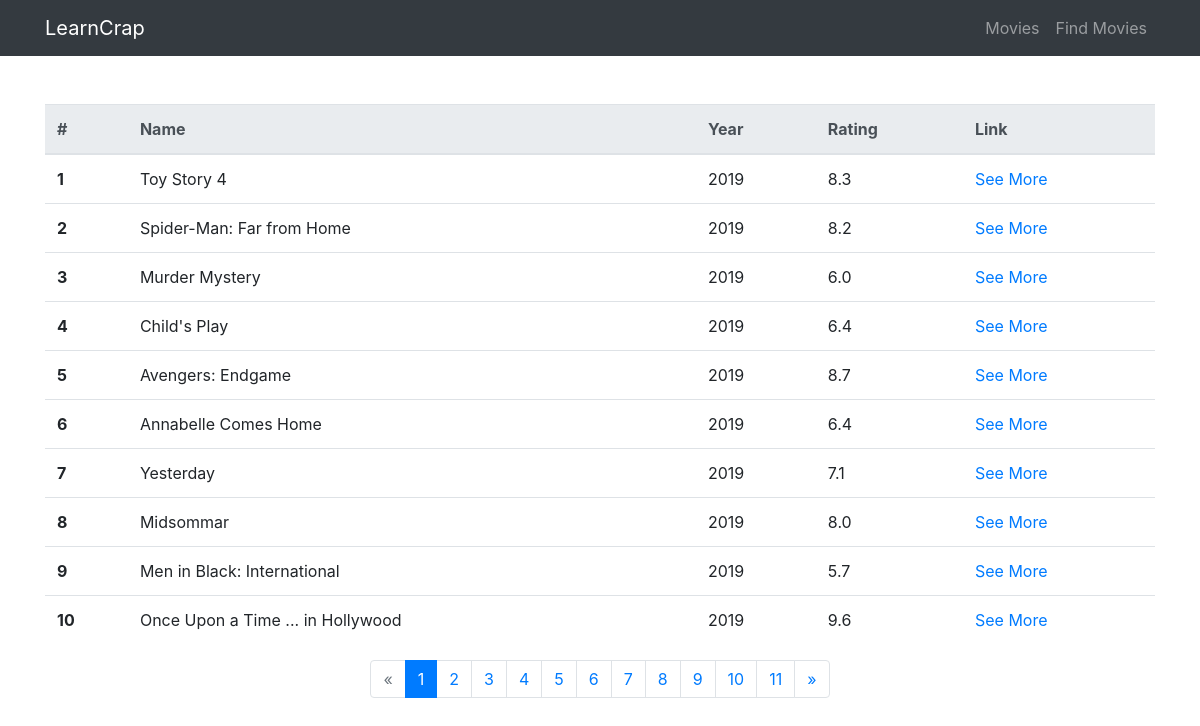
The app's page /movies with its own data.
### app/models.py (models this page shows, shortened)
class Movies(models.Model):
    prime_id = models.AutoField(primary_key=True)
    name = models.CharField(max_length=100)
    description = models.TextField()
    release_date = models.IntegerField()
    rating = models.FloatField()
    meta_score = models.IntegerField()
    votes = models.IntegerField()
    objects = models.Manager()

### app/views.py (the view)
# urls.py: path('movies', views.movies, name="movies"),
def movies(request):
    movie_list = Movies.objects.all()
    if(Movies.objects.count()) :
        page = request.GET.get('page', 1)
        paginator = Paginator(movie_list, 10)
        try:
            movie_list = paginator.page(page)
        except PageNotAnInteger:
            movie_list = paginator.page(1)
        except EmptyPage:
            movie_list = paginator.page(paginator.num_pages)
    return render(request, "pages/movies.html", {"movies": movie_list, "movies_count": Movies.objects.count()})

### app/templates/pages/movies.html
{% extends 'layout.html' %}
{% block content %}
<div class="container my-5"
    <div class="table-responsive">
        {% if movies_count %}
        <table class="table">
            <thead class="thead-light">
                <tr>
                    <th scope="col">#</th>
                    <th scope="col">Name</th>
                    <th scope="col">Year</th>
                    <th scope="col">Rating</th>
                    <th scope="col">Link</th>
                </tr>
            </thead>
            <tbody>
                {% for movie in movies %}
                <tr>
                    <th scope="row">{{ movie.prime_id }}</th>
                    <td>{{ movie.name }}</td>
                    <td>{{ movie.release_date}}</td>
                    <td>{{movie.rating}}</td>
                    <td><a href="/movies/{{movie.prime_id}}">See More</a></td>
                </tr>
                {% endfor %}
            </tbody>
        </table>
        <div class="Page navigation">
            {% if movies.has_other_pages %}
                <ul class="pagination justify-content-center my-1">
                    {% if movies.has_previous %}
                        <li class="page-item"><a class="page-link" href="?page={{ movies.previous_page_number }}">&laquo;</a></li>
                    {% else %}
                        <li class="page-item disabled"><a href="#" class="page-link disabled"><span>&laquo;</span></a></li>
                    {% endif %}
                    {% for i in movies.paginator.page_range %}
                        {% if movies.number == i %}
                            <li class="page-item active"><a href="#" class="page-link"><span>{{ i }} <span class="sr-only">(current)</span></span></a></li>
                        {% else %}
                            <li class="page-item"><a class="page-link" href="?page={{ i }}">{{ i }}</a></li>
                        {% endif %}
                    {% endfor %}
                    {% if movies.has_next %}
                        <li class="page-item"><a class="page-link" href="?page={{ movies.next_page_number }}">&raquo;</a></li>
                    {% else %}
                        <li class="page-item disabled"><a href="#" class="page-link disabled"><span>&raquo;</span></a></li>
                    {% endif %}
                </ul>
            {% endif %}
        </div>
        {% else %}
            <p>No movies found in database.</p>
            <ul>
                <li>First Migrate the models</li>
                <li>Then visit to <a href="/scrap">Scrap</a> Page to fetch some movies</li>
            </ul>
        {% endif %}
    </div>
</div>
{% endblock %}

### app/templates/layout.html (shortened to what this page needs)
{% load static %}
<!DOCTYPE html>
<html lang="en">
<head>
    <link rel="stylesheet" href="https://stackpath.bootstrapcdn.com/bootstrap/4.3.1/css/bootstrap.min.css"
>
</head>
<body>
    <div class="app">
        <nav class="navbar navbar-expand-lg navbar-dark bg-dark">
            <div class="container">
                <a class="navbar-brand" href="/">LearnCrap</a>
                <div class="navbar-collapse collapse" id="navbar01">
                    <ul class="navbar-nav ml-auto">
                        <li class="nav-item">
                            <a class="nav-link" href="/movies">Movies</a>
                        </li>
                        <li class="nav-item">
                            <a class="nav-link" href="/movies/filter/">Find Movies</a>
                        </li>
                    </ul>
                </div>
            </div>
        </nav>
        {% block content %}
        {% endblock %}
</body>
</html>

### records on screen
Movies: prime_id "1", name "Toy Story 4", release_date "2019", rating "8.3"
Movies: prime_id "2", name "Spider-Man: Far from Home", release_date "2019", rating "8.2"
Movies: prime_id "3", name "Murder Mystery", release_date "2019", rating "6.0"
Movies: prime_id "4", name "Child's Play", release_date "2019", rating "6.4"
Movies: prime_id "5", name "Avengers: Endgame", release_date "2019", rating "8.7"
Movies: prime_id "6", name "Annabelle Comes Home", release_date "2019", rating "6.4"
Movies: prime_id "7", name "Yesterday", release_date "2019", rating "7.1"
Movies: prime_id "8", name "Midsommar", release_date "2019", rating "8.0"
Movies: prime_id "9", name "Men in Black: International", release_date "2019", rating "5.7"
Movies: prime_id "10", name "Once Upon a Time ... in Hollywood", release_date "2019", rating "9.6"

### other values on screen
{{ i }} "1"
{{ i }} "2" "3" "4" "5" "6" "7" "8" "9" "10" "11"
